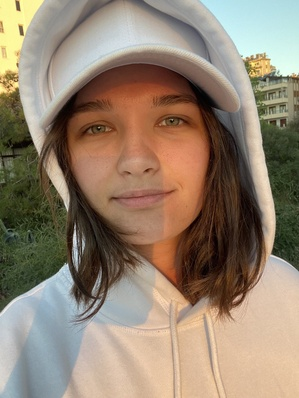
#> input picture semester 2 (feb - jun 2023)/lab_3/2.jpg, 299 x 398 px, shrunk from 960 x 1280 before the run
$ jupyter execute --allow-errors lab_3.ipynb   (shell and % lines are left out)
#> lines starting #> are read from the running program, lines starting #| are printed output that depends on the picture
# LAB 3: DeepFake and Stuff
### AI and Machine Learning // Suchkova Natalia М8О - 114М - 22
17.06.23 @ MAI IT-Center

[cell 1]
import cv2
import matplotlib.pyplot as plt

### Восстановление цвета старых фото (+ легкое улучшение качества)

DeepAI - Deoldify - https://deepai.org/machine-learning-model/colorizer

[cell 2]
fig, ax = plt.subplots(nrows=2, ncols=2, figsize=(12, 7))
#> (the rest of this cell did not finish here and is left out)

### Дипфейк и наложение маски на видео

thin-plate-spline-motion-model - https://replicate.com/yoyo-nb/thin-plate-spline-motion-model/examples#qco3bkaiyzginarucmzxqg4m7y

https://colab.research.google.com/drive/1wIwi2HACrqvO83QyB8YiU6GAq99ebfqt#scrollTo=0bR90x0OEeHB - код был запущен в Colab

[cell 3]
import replicate
from IPython.display import HTML
from base64 import b64encode

[cell 4]
def play(filename):
    html = ''
    video = open(filename,'rb').read()
    src = 'data:video/mp4;base64,' + b64encode(video).decode()
    html += '<video width=400 controls autoplay loop><source src="%s" type="video/mp4"></video>' % src
    return HTML(html)

#> (the rest of this cell did not finish here and is left out)

[cell 5]
img = cv2.cvtColor(cv2.imread('2.jpg'), cv2.COLOR_BGR2RGB)
plt.imshow(img)
plt.show()

[cell 6]
# !pip install replicate

REPLICATE_API_TOKEN='r8_GYmXeIrZFSx3JWvWV5292sq8kVXqpI50N2L5y'
#> (the rest of this cell did not finish here and is left out)

Result - https://replicate.delivery/pbxt/nSrj2gDfi7SgUaCllUVznw6AZNZVoYyXbOIreB6ujtP3SRHRA/output.mp4

#> (a cell that did not finish here is left out)


### Image Enhancement and Upscaling

GPEN - https://replicate.com/yangxy/gpen

[cell 8]
# !pip install "modelscope[cv]" -f https://modelscope.oss-cn-beijing.aliyuncs.com/releases/repo.html

[cell 9]
from modelscope.pipelines import pipeline
from modelscope.utils.constant import Tasks
from modelscope.outputs import OutputKeys

#> (a cell that did not finish here is left out)

[cell 11]
fig, ax = plt.subplots(nrows=1, ncols=2, figsize=(12, 7))
for i, j in enumerate(['scr.jpg', 'rpr.png']):
    img = cv2.imread(j)
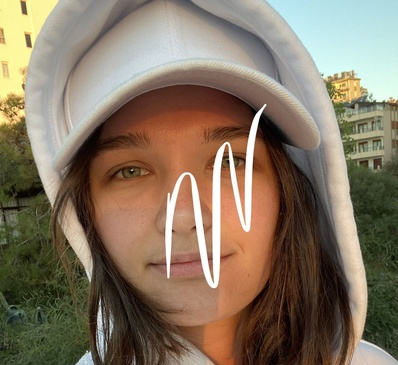
#> input picture semester 2 (feb - jun 2023)/lab_3/scr.jpg, 398 x 365 px, shrunk from 1280 x 1174 before the run
#> img is the input picture: shape (365, 398, 3); mean B, G, R 97.6, 116.9, 132.6
    ax.flat[i].imshow(cv2.cvtColor(img, cv2.COLOR_BGR2RGB))
    ax.flat[i].axis('off')

plt.show()
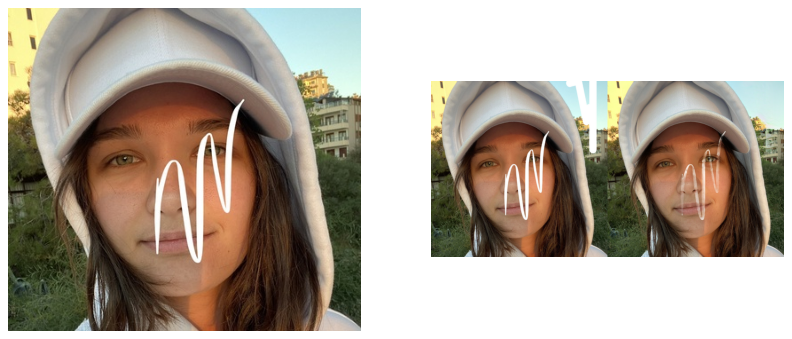
#> figure drawn by matplotlib, 2 panels
